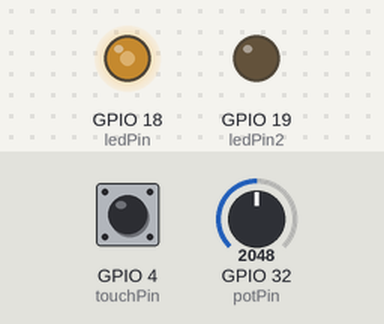
Recording of a sketch running on a simulated ESP32. Parts: output pins drawn as LEDs (lit = HIGH). The test bench sets the inputs (shaded band); at power-on: GPIO 32 (potPin) = 2048, GPIO 4 (touchPin) HIGH. WiFi joins after 1.5 s; servers stay silent unless stated; what the sketch prints to the serial monitor is not drawn.

Above: at 6.7 s.
6.8 s: GPIO 32 (potPin) set to 2866
At 7.7 s:
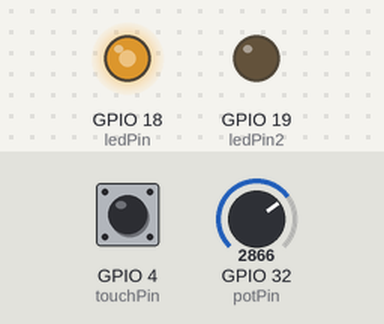
8.3 s: GPIO 32 (potPin) set to 3603
At 8.9 s:
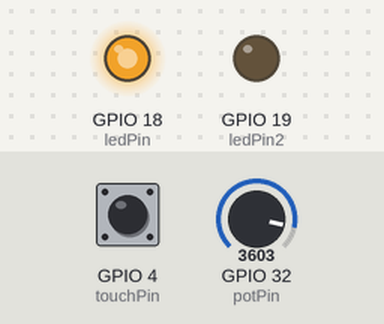
9.8 s: GPIO 32 (potPin) set to 491
At 11.2 s:
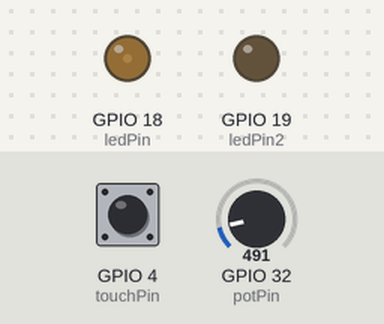
Timing chart, 0 to 12.8 s (numbered marks = the images above; inputs shaded):
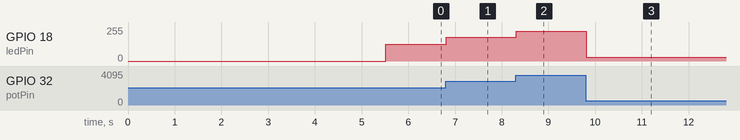

Measured:
- after the input at 6.8 s, GPIO 18 (ledPin): 127/255 → 177/255 at once
- after the input at 8.3 s, GPIO 18 (ledPin): 177/255 → 223/255 at once
- after the input at 9.8 s, GPIO 18 (ledPin): 223/255 → 30/255 at once

The sketch:

ESP32Socket.io.ino
```cpp
#include <Arduino.h>
#include <WiFi.h>
#include <WiFiMulti.h>
#include <SocketIoClient.h>
#define USE_SERIAL Serial
#define touchPin T0
const int threshold = 20;
int touchValue;
int touch = 0;

WiFiMulti WiFiMulti;
SocketIoClient webSocket;

//Wifi//
const char *ssid = "YourSSID";
const char *pass = "YourPassword";
const char *HOST = "255.255.255.255";

// All Variable //
const int potPin =32;
const int ledPin =18;
const int ledPin2 =19;
int outputValue = 0;
int potValue = 0;
int resolution = 8;
int freq = 5000;
int ledChannel = 0;
int ledChannel2 = 1;
int dutyCycle = 0;
int load =0;
bool ledState = false;
float tegangan;
bool sendMessageLed = true;
bool ledSockets = false;
bool touchMessage = false;

// Smoohting
const int numReadings = 10;
int readings[numReadings];
int readIndex = 0;
int total = 0;
int average = 0;


void setup() {
  // put your setup code here, to run once:
  USE_SERIAL.begin(9600);
  USE_SERIAL.setDebugOutput(true);
  USE_SERIAL.println();
  for (uint8_t t = 4; t > 0; t--){
    USE_SERIAL.printf("[SETUP] BOOT WAIT %d...\n", t);
    USE_SERIAL.flush();
    delay(1000);
  }

  // Wifi Connected
  WiFiMulti.addAP(ssid, pass);

  while (WiFiMulti.run() != WL_CONNECTED){
    delay(100);
  }
  // END WIFI

  //Smhooting Potentio
  for (int thisReading = 0; thisReading < numReadings; thisReading++) {
    readings[thisReading] = 0;
  }
  //End Smhooting Potentio

  //LED ESP32
  ledcSetup(ledChannel, freq, resolution);
  ledcAttachPin(ledPin, ledChannel);
  ledcSetup(ledChannel2, freq, resolution);
  ledcAttachPin(ledPin2, ledChannel2);
  ledcWrite(ledChannel, dutyCycle);
  //End LED ESP32

  //Socket.IO initiliaze
  webSocket.on("change_led",ledOfOn);
  webSocket.begin(HOST,3000);
  //End Socket.io
}

void loop() {
  webSocket.loop();
  ledcWrite(ledChannel, dutyCycle);
  potSocket();

  //Serial.print("Digital Read = ");
  //Serial.print(dutyCycle);
 // Serial.print(" Analog read = ");
  //Serial.println(potValue);
  ledCheck();
  touchici();

  delay(1);

}
void touchici(){
  touchValue = touchRead(touchPin);
  if(touchValue < threshold&&touchMessage)
  {
    USE_SERIAL.printf("Touched");
   touchMessage = false;
     webSocket.emit("status_touch","\"Touched\"");
   }if(touchValue > threshold&&!touchMessage){
    touchMessage = true;
    webSocket.emit("status_touch","\"Not Touch\"");
    USE_SERIAL.printf("Not Touched");
   }
}
void potSocket(){
  dutyCycle = map(potSmooth(potPin), 0, 4095, 0, 255);
  if(load == 0&&ledState){
    load = dutyCycle;
    ledState = false;

  }
  if(dutyCycle != load){
    //char message = ;
    webSocket.emit("status_potentio",("\""+String(dutyCycle)+"\"").c_str());
    load = dutyCycle;
    ledState = true;
  }
}
void ledSocket(const bool newState){
  if(newState){
     ledSockets = false;
     ledcWrite(ledChannel2,255);
  }
  if(!newState){
    ledSockets = true;
    ledcWrite(ledChannel2,0);
  }
}
void ledCheck(){
  char* message = "\"OFF\"";
  if(!ledSockets&&!sendMessageLed){
    message = "\"ON\"";
    webSocket.emit("status_led",message);
    sendMessageLed = true;
    //ledSockets = false;
    USE_SERIAL.printf("ON");
  }
  if(ledSockets&&sendMessageLed){
    ledcWrite(ledChannel, 0);
    webSocket.emit("status_led",message);
    sendMessageLed = false;
    //ledSockets = true;
    USE_SERIAL.printf("OFF");
  }

}
void ledOfOn(const char * payload, size_t length){
    String message = String(payload).c_str();
   if(message == "ON"){
    USE_SERIAL.printf("got message: %s\n", payload);
    ledSocket(!ledState);
   }
   if(message == "OFF"){
    USE_SERIAL.printf("got message: %s\n", payload);
      ledSocket(ledState);
   }
}

int potSmooth(int potPin){
  // subtract the last reading:
  total = total - readings[readIndex];
  // read from the sensor:
  readings[readIndex] = analogRead(potPin);
  // add the reading to the total:
  total = total + readings[readIndex];
  // advance to the next position in the array:
  readIndex = readIndex + 1;

  // if we're at the end of the array...
  if (readIndex >= numReadings) {
    // ...wrap around to the beginning:
    readIndex = 0;
  }

  // calculate the average:
  average = total / numReadings;
  // send it to the computer as ASCII digits
  return average;

}
```
